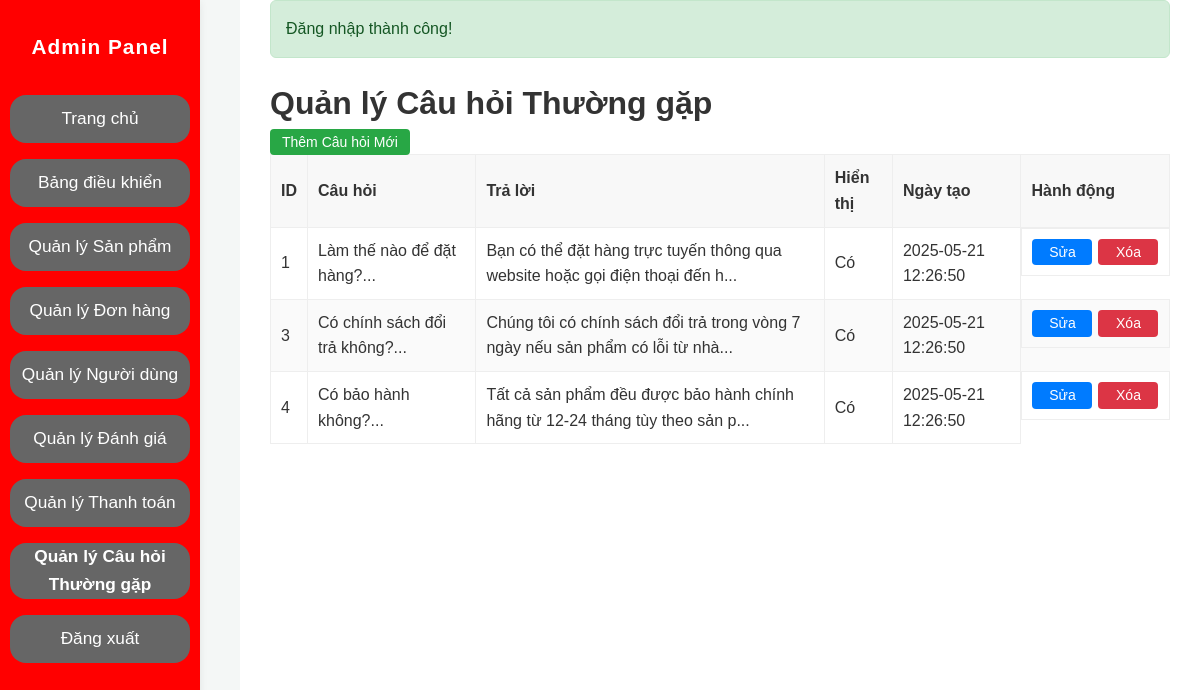
/admin/faq_manage.php (signed in), run on the app's committed database.
### tables this page shows
CREATE TABLE `faqs` (
  `id` int(11) NOT NULL,
  `question` text NOT NULL,
  `answer` text NOT NULL,
  `is_active` tinyint(1) NOT NULL DEFAULT 0,
  `updated_at` timestamp NOT NULL DEFAULT current_timestamp() ON UPDATE current_timestamp(),
  `sort_order` int(11) DEFAULT 0,
  `status` enum('active','inactive') DEFAULT 'active',
  `created_at` timestamp NOT NULL DEFAULT current_timestamp()
);

### admin/faq_manage.php (the view, shortened to what this page needs)
<?php
require_once '../config/database.php';
require_once '../includes/functions.php';
$page_title = 'Quản lý Câu hỏi Thường gặp';
$faqs = [];
$result = $conn->query("SELECT * FROM faqs ORDER BY created_at DESC");
if ($result) {
    $faqs = $result->fetch_all(MYSQLI_ASSOC);
} else {
}
?>
<!DOCTYPE html>
<html lang="vi">
<head>
    <link rel="stylesheet" href="../css/style.css">
    <link rel="stylesheet" href="css/admin.css">
</head>
<body>
    <div class="admin-wrapper">
        <aside class="admin-sidebar">
            <h2>Admin Panel</h2>
            <nav>
                <ul>
                    <?php $current_page = basename($_SERVER['PHP_SELF']); ?>
                    <li><a href="../index.php" class="sidebar-link">Trang chủ</a></li>
                    <li><a href="index.php" class="sidebar-link <?php echo ($current_page == 'index.php') ? 'active' : ''; ?>">Bảng điều khiển</a></li>
                    <li><a href="products.php" class="sidebar-link <?php echo ($current_page == 'products.php') ? 'active' : ''; ?>">Quản lý Sản phẩm</a></li>
                    <li><a href="orders.php" class="sidebar-link <?php echo ($current_page == 'orders.php') ? 'active' : ''; ?>">Quản lý Đơn hàng</a></li>
                    <li><a href="users.php" class="sidebar-link <?php echo ($current_page == 'users.php') ? 'active' : ''; ?>">Quản lý Người dùng</a></li>
                    <li><a href="reviews.php" class="sidebar-link <?php echo ($current_page == 'reviews.php') ? 'active' : ''; ?>">Quản lý Đánh giá</a></li>
                    <li><a href="online_payments.php" class="sidebar-link <?php echo ($current_page == 'online_payments.php') ? 'active' : ''; ?>">Quản lý Thanh toán</a></li>
                    <li><a href="faq_manage.php" class="sidebar-link <?php echo ($current_page == 'faq_manage.php') ? 'active' : ''; ?>">Quản lý Câu hỏi Thường gặp</a></li>
                    <li><a href="../logout.php" class="sidebar-link">Đăng xuất</a></li>
                </ul>
            </nav>
        </aside>
        <div class="admin-main-content">
            <main class="admin-content">
                <?php echo showMessage(); ?>
                <h1><?php echo $page_title; ?></h1>
                <div class="admin-table-container">
                    <a href="faq_add.php" class="admin-btn admin-btn-primary" style="margin-bottom: 20px;">Thêm Câu hỏi Mới</a>
                    <table class="admin-table">
                        <thead>
                            <tr>
                                <th>ID</th>
                                <th>Câu hỏi</th>
                                <th>Trả lời</th>
                                <th>Hiển thị</th>
                                <th>Ngày tạo</th>
                                <th>Hành động</th>
                            </tr>
                        </thead>
                        <tbody>
                            <?php if (empty($faqs)): ?>
                                <tr>
                                    <td colspan="6" style="text-align: center;">Chưa có câu hỏi nào.</td>
                                </tr>
                            <?php else: ?>
                                <?php foreach ($faqs as $faq): ?>
                                    <tr>
                                        <td><?php echo htmlspecialchars($faq['id']); ?></td>
                                        <td><?php echo htmlspecialchars(substr($faq['question'], 0, 100)) . '...'; ?></td>
                                        <td><?php echo htmlspecialchars(substr($faq['answer'], 0, 100)) . '...'; ?></td>
                                        <td><?php echo ($faq['is_active'] ?? 0) ? 'Có' : 'Không'; ?></td>
                                        <td><?php echo htmlspecialchars($faq['created_at']); ?></td>
                                        <td class="admin-actions">
                                            <a href="faq_edit.php?id=<?php echo $faq['id']; ?>" class="admin-btn admin-btn-secondary">Sửa</a>
                                            <a href="faq_delete.php?id=<?php echo $faq['id']; ?>" class="admin-btn admin-btn-danger" onclick="return confirm('Bạn có chắc chắn muốn xóa câu hỏi này?');">Xóa</a>
                                        </td>
                                    </tr>
                                <?php endforeach; ?>
                            <?php endif; ?>
                        </tbody>
                    </table>
                </div>
            </main>
        </div>
    </div>
</body>
</html>

### css/style.css (style rules this page uses)
* { margin: 0; padding: 0; box-sizing: border-box; }
html { overflow-x: hidden; scroll-behavior: smooth; }
body { font-family: -apple-system, BlinkMacSystemFont, "Segoe UI", Roboto, Helvetica, Arial, sans-serif, "Apple Color Emoji", "Segoe UI Emoji", "Segoe UI Symbol"; line-height: 1.6; color: #333; background-color: #f8f9fa; display: flex; flex-direction: column; min-height: 100vh; }
main { flex-grow: 1; padding-top: 20px; padding-bottom: 20px; }

### admin/css/admin.css (style rules this page uses)
body { background-color: #f4f7f6; margin: 0; font-family: Arial, sans-serif; }
.admin-wrapper { display: flex; min-height: 100vh; }
.admin-sidebar { background: #ff0000; width: 200px; height: 100%; position: fixed; left: 0; margin: 0; padding: 30px 0 0 0; display: flex; flex-direction: column; align-items: center; box-shadow: 0 2px 8px rgba(0,0,0,0.08); z-index: 1000; }
.admin-sidebar h2 { text-align: center; margin-bottom: 32px; color: #fff; font-size: 1.3rem; letter-spacing: 1px; }
.admin-sidebar nav ul { display: flex; flex-direction: column; gap: 16px; padding: 0; align-items: center; width: 100%; margin: 0; }
.admin-sidebar nav ul li { margin: 0; width: 100%; }
.sidebar-link { width: 90%; min-height: 48px; background: #666; color: #fff; border-radius: 16px; display: flex; align-items: center; justify-content: center; font-size: 1.08rem; font-weight: 500; text-align: center; text-decoration: none; transition: background 0.2s, color 0.2s; box-sizing: border-box; padding: 0 8px; margin: 0 auto; gap: 10px; }
.sidebar-link.active { background: #666; color: #fff; font-weight: bold; }
.admin-main-content { flex: 1; padding: 0 30px 30px 30px; background: #fff; min-height: 100vh; padding-top: 0 !important; margin-left: 240px; }
.admin-table-container { overflow-x: auto; }
.admin-table { width: 100%; border-collapse: collapse; margin-bottom: 20px; }
.admin-table th, .admin-table td { border: 1px solid #eee; padding: 10px; text-align: left; }
.admin-table th { background: #f8f8f8; }
.admin-table tbody tr:nth-child(even) { background: #fafafa; }
.admin-actions { display: flex; gap: 6px; align-items: center; justify-content: center; }
.admin-actions a { display: inline-block; margin: 0; min-width: 60px; text-align: center; font-size: 14px; padding: 5px 12px; border-radius: 4px; line-height: 1.2; }
.admin-btn { padding: 5px 12px; font-size: 14px; border-radius: 4px; margin: 0; }
.admin-btn-secondary { background-color: #007bff; color: #fff !important; text-decoration: none !important; }
.admin-btn-danger { background-color: #dc3545; color: #fff !important; text-decoration: none !important; }
.admin-btn-primary { background-color: #28a745; color: #fff !important; text-decoration: none !important; }
.admin-content { margin-top: 0 !important; padding-top: 0 !important; }

### data on the page
faqs: id "1", question "Làm thế nào để đặt hàng?", answer "Bạn có thể đặt hàng trực tuyến thông qua website hoặc gọi điện thoại đến h", is_active "Có", created_at "2025-05-21 12:26:50"
faqs: id "3", question "Có chính sách đổi trả không?", answer "Chúng tôi có chính sách đổi trả trong vòng 7 ngày nếu sản phẩm có lỗi từ nhà", is_active "Có", created_at "2025-05-21 12:26:50"
faqs: id "4", question "Có bảo hành không?", answer "Tất cả sản phẩm đều được bảo hành chính hãng từ 12-24 tháng tùy theo sản p", is_active "Có", created_at "2025-05-21 12:26:50"

### other printed values
$text "Đăng nhập thành công!"
$page_title "Quản lý Câu hỏi Thường gặp"
